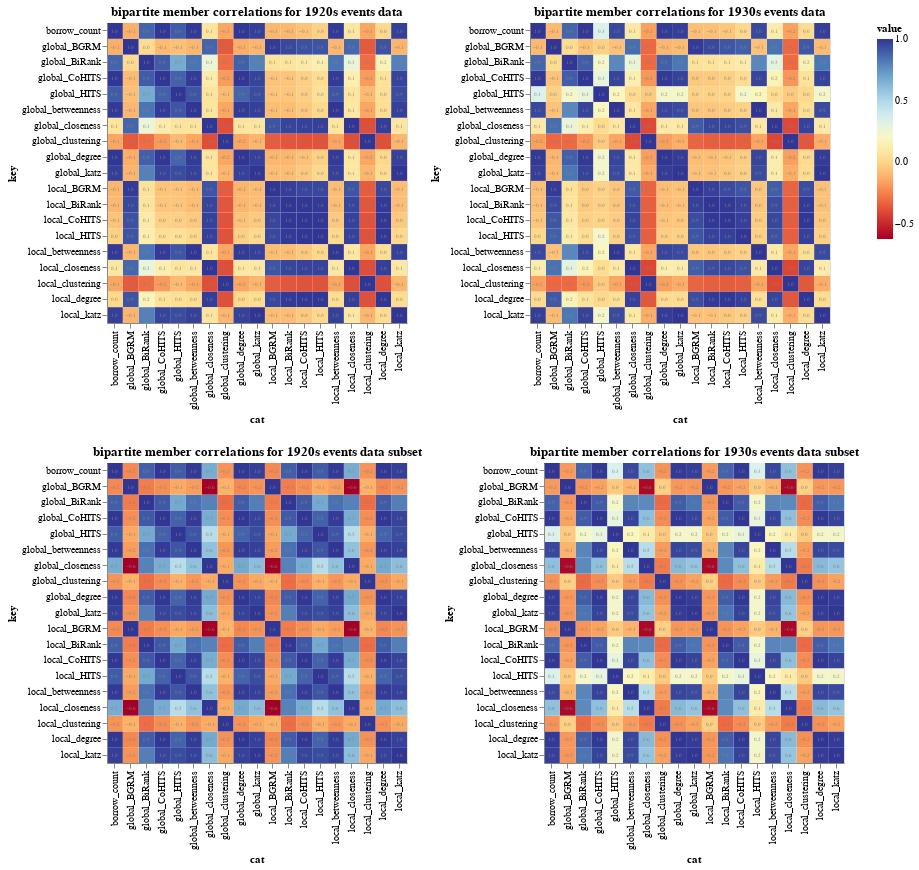

Notebook cell for this chart:
### Code cell
bipartite_members_1920s_chart = generate_corr_chart(
    bipartite_members_1920s, events_1920s, 'bipartite member correlations for 1920s events data', True)
bipartite_members_1930s_chart = generate_corr_chart(
    bipartite_members_1930s, events_1930s, 'bipartite member correlations for 1930s events data', True)

bipartite_members_1920s_chart_subset = generate_corr_chart(
    bipartite_members_1920s.loc[bipartite_members_1920s.component == 0], events_1920s, 'bipartite member correlations for 1920s events data subset', True)
bipartite_members_1930s_chart_subset = generate_corr_chart(
    bipartite_members_1930s.loc[bipartite_members_1930s.component == 0], events_1930s, 'bipartite member correlations for 1930s events data subset', True)

alt.vconcat(alt.hconcat(bipartite_members_1920s_chart, bipartite_members_1930s_chart),
            alt.hconcat(bipartite_members_1920s_chart_subset, bipartite_members_1930s_chart_subset))
